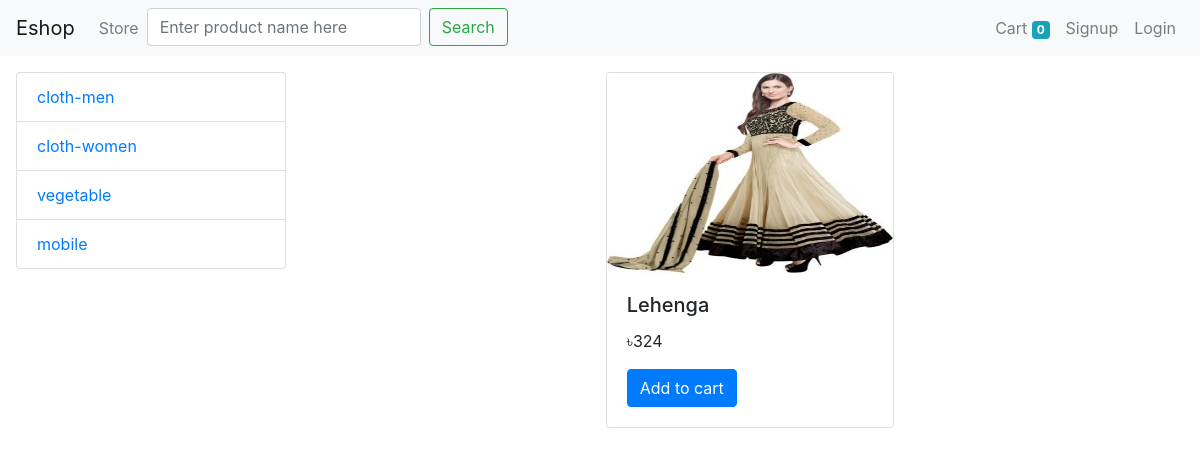
The app's page /?category=2 with its own data.
### store/models/category.py (models this page shows, shortened)
class Category(models.Model):
    name = models.CharField(max_length=250)
    @staticmethod
    def get_all_category():
        return Category.objects.all()

### store/models/products.py (models this page shows, shortened)
class Product(models.Model):
    name = models.CharField(max_length=250)
    price = models.IntegerField(default=0)
    category = models.ForeignKey(Category, on_delete=models.CASCADE, default=1)
    description = models.CharField(max_length=400, default="")
    image = models.ImageField(upload_to='upload/products/')
    @staticmethod
    def get_product_by_category_id(category_id):
        return Product.objects.filter(category=category_id)

### store/views/index.py (the view, shortened to what this page needs)
# urls.py: path('', Index.as_view(), name="index"),
class Index(View):
    def get(self, request):
        if dict(request.session):
            if request.session.get("customer_email"):
                print(request.session["customer_email"])
            else:
                print("In session email not set.")
        else:
            print("Session not set.")
        category_list = Category.get_all_category()
        category_id = request.GET.get('category')
        product_list = None
        if category_id:
            product_list = Product.get_product_by_category_id(category_id)
        else:
            product_list = Product.get_all_product()
        data = {"products": product_list,
                "categories": category_list,
                "sdata": dict(request.session)}
        return render(request, "store/index.html", data)

### store/templatetags/custom_filter.py (called while the page is built)
@register.filter("add_currency_sign")
def add_currency_sign(price):
    return "৳" + str(price)

### store/templates/store/index.html (shortened to what this page needs)
{% extends 'store/base.html' %}
{% load cart %}
{% load custom_filter %}
{% block content %}
<div class="container-fluid p-3">
  <div class="row">
    <div class="col-lg-3">
      <div class="list-group">
        {% for category in categories %}
        <a href="/?category={{category.id}}" class="list-group-item"
          >{{category.name}}</a
        >
        {% endfor %}
      </div>
    </div>
    <div class="col-lg-9">
      <div class="row mx-auto">
        {% for product in products %}
        <div
          class="card mx-auto mb-3"
          id="{{ product.id }}"
          style="width: 18rem"
        >
          <img
            class="card-img-top"
            src="{{product.image.url}}"
            alt="Card image cap"
            style="height: 200px"
          />
          <div class="card-body">
            <h5 class="card-title">{{product.name}}</h5>
            <p class="card-text">{{product.price|add_currency_sign}}</p>
            {% if product|is_in_cart:request.session.cart %}
            <div class="row">
              <form action="/#{{ product.id }}" method="post">
                {% csrf_token %}
                <input
                  type="text"
                  hidden
                  name="product_id"
                  value="{{product.id}}"
                />
                <input type="submit" value=" + " class="btn btn-primary" />
              </form>
              <div style="display: inline-block" class="inline-block">
                {{ product.id|cart_in_quantity:request.session.cart }} in cart
              </div>
              <form action="/#{{ product.id }}" method="post">
                {% csrf_token %}
                <input
                  type="text"
                  hidden
                  name="product_id"
                  value="{{product.id}}"
                />
                <input tabindex="text" name="remove" value="True" hidden />
                <input type="submit" value=" - " class="btn btn-primary" />
              </form>
            </div>
            {% else %}
            <form action="/#{{ product.id }}" method="post">
              <input
                type="submit"
                value="Add to cart"
                class="btn btn-primary"
              />
            </form>
            {% endif %}
          </div>
        </div>
        {% endfor %}
      </div>
    </div>
  </div>
</div>
{% endblock content %}

### records on screen
Category: name "cloth-men"
Category: name "cloth-women"
Category: name "vegetable"
Category: name "mobile"
Product: image (picture), name "Lehenga", price|add_currency_sign "৳324"

### other values on screen
{{ request.session.cart.keys|length }} "0"
